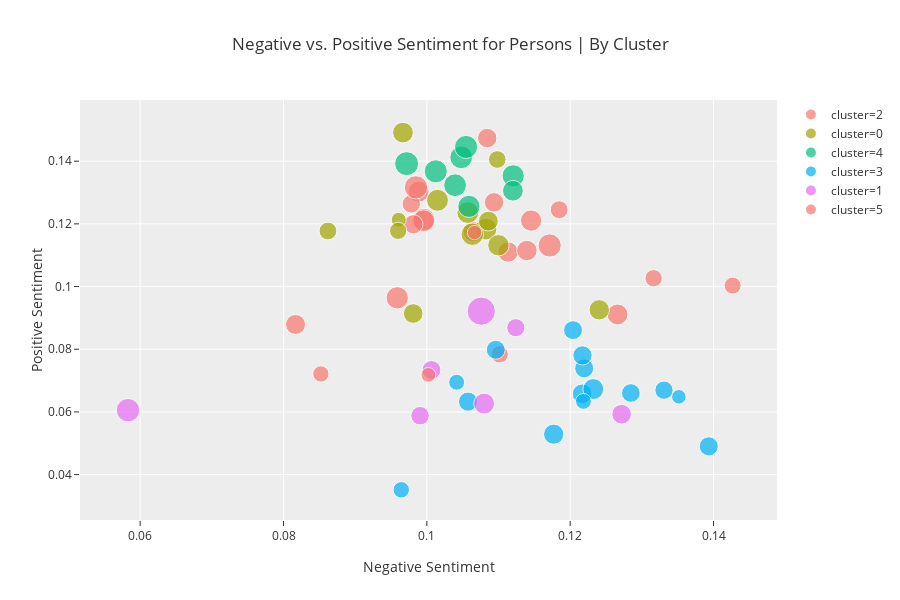

The code cell stored with this chart in its notebook:
### Markdown cell above
Redo charts, except coded by clusters!

### Code cell
px.scatter(data_frame=persons_cluster.reset_index()
           ,x='neg'
           ,y='pos'
           ,size='comment_length'
           ,color='cluster'
           ,template='ggplot2'
           ,title='Negative vs. Positive Sentiment for Persons | By Cluster'
           ,hover_name='person'
           ,labels={"neg":"Negative Sentiment"
                    ,"pos":"Positive Sentiment"
                    ,"comment_length":"Avg Comment Char Length"
                   }
#            ,color_discrete_map={'got':'orange','dems': 'blue'}
          )

### Figure 1 — Plotly figure (JSON) as saved in the notebook; plotly's stock layout.template omitted (floating-point values rounded to 4 significant figures)
{"data": [{"hoverlabel": {"namelength": 0}, "hovertemplate": "<b>%{hovertext}</b><br><br>cluster=2<br>Negative Sentiment=%{x}<br>Positive Sentiment=%{y}<br>Avg Comment Char Length=%{marker.size}", "hovertext": ["bran", "arya", "brienne", "theon", "hound", "mountain", "robb", "melisandre", "bronn", "gilly", "ramsey", "ned", "catelyn", "tormund", "robert", "tommen", "margaery", "oberyn", "jaqen", "ygritte"], "legendgroup": "cluster=2", "marker": {"color": "#F8766D", "size": [831.9, 738.8, 898.9, 755.3, 628.3, 560.3, 902.6, 825.5, 694.8, 502.4, 629.9, 681.0, 698.2, 726.2, 792.3, 614.8, 481.6, 534.2, 668.4, 500.2], "sizemode": "area", "sizeref": 3.327, "symbol": "circle"}, "mode": "markers", "name": "cluster=2", "showlegend": true, "type": "scatter", "uid": "bfac26f9-3224-4e5c-8619-03d5044bd786", "x": [0.09587, 0.09885, 0.1171, 0.1145, 0.1094, 0.09783, 0.09848, 0.09959, 0.1113, 0.1102, 0.1084, 0.1065, 0.114, 0.1266, 0.09955, 0.09811, 0.1427, 0.1185, 0.08168, 0.1316], "xaxis": "x", "y": [0.09641, 0.1303, 0.1131, 0.121, 0.1269, 0.1264, 0.1317, 0.1214, 0.111, 0.07838, 0.1474, 0.1175, 0.1115, 0.09111, 0.121, 0.1199, 0.1003, 0.1245, 0.08789, 0.1027], "yaxis": "y"}, {"hoverlabel": {"namelength": 0}, "hovertemplate": "<b>%{hovertext}</b><br><br>cluster=0<br>Negative Sentiment=%{x}<br>Positive Sentiment=%{y}<br>Avg Comment Char Length=%{marker.size}", "hovertext": ["jon", "davos", "doran", "tyrion", "sansa", "stannis", "varys", "littlefinger", "joffrey", "gendry", "grey worm", "night_king", "mance"], "legendgroup": "cluster=0", "marker": {"color": "#A3A500", "size": [797.0, 692.8, 532.2, 803.1, 837.0, 653.4, 800.3, 765.3, 520.9, 643.9, 717.2, 371.2, 493.2], "sizemode": "area", "sizeref": 3.327, "symbol": "circle"}, "mode": "markers", "name": "cluster=0", "showlegend": true, "type": "scatter", "uid": "395f0499-9be8-4895-8106-48c6e30aa7cf", "x": [0.1057, 0.124, 0.0862, 0.1082, 0.1063, 0.1086, 0.1015, 0.11, 0.1098, 0.0981, 0.09667, 0.09608, 0.09599], "xaxis": "x", "y": [0.1236, 0.09258, 0.1177, 0.1183, 0.1167, 0.1209, 0.1275, 0.1132, 0.1405, 0.0914, 0.1491, 0.1213, 0.1178], "yaxis": "y"}, {"hoverlabel": {"namelength": 0}, "hovertemplate": "<b>%{hovertext}</b><br><br>cluster=4<br>Negative Sentiment=%{x}<br>Positive Sentiment=%{y}<br>Avg Comment Char Length=%{marker.size}", "hovertext": ["dany", "cersei", "jamie", "jorah", "dragons", "missandei", "viserys", "euron"], "legendgroup": "cluster=4", "marker": {"color": "#00BF7D", "size": [887.9, 865.0, 822.1, 715.5, 863.3, 891.2, 821.7, 958.5], "sizemode": "area", "sizeref": 3.327, "symbol": "circle"}, "mode": "markers", "name": "cluster=4", "showlegend": true, "type": "scatter", "uid": "26de24bd-1ee7-48ad-a236-4c178755a153", "x": [0.1012, 0.1048, 0.112, 0.112, 0.1039, 0.1055, 0.1059, 0.09718], "xaxis": "x", "y": [0.1368, 0.1412, 0.1353, 0.1306, 0.1323, 0.1445, 0.1256, 0.1392], "yaxis": "y"}, {"hoverlabel": {"namelength": 0}, "hovertemplate": "<b>%{hovertext}</b><br><br>cluster=3<br>Negative Sentiment=%{x}<br>Positive Sentiment=%{y}<br>Avg Comment Char Length=%{marker.size}", "hovertext": ["samwell", "harris", "buttigieg", "hickenlooper", "warren", "booker", "inslee", "castro", "sanders", "bullock", "messam", "o'rourke", "bennet", "moulton", "swalwell"], "legendgroup": "cluster=3", "marker": {"color": "#00B0F6", "size": [591.8, 601.0, 646.7, 423.9, 579.5, 611.5, 606.8, 598.2, 617.3, 352.9, 449.8, 729.1, 682.3, 420.0, 554.8], "sizemode": "area", "sizeref": 3.327, "symbol": "circle"}, "mode": "markers", "name": "cluster=3", "showlegend": true, "type": "scatter", "uid": "78758a8e-a8c1-4c04-be31-ea7981585f93", "x": [0.1204, 0.122, 0.1217, 0.1042, 0.1285, 0.1057, 0.1393, 0.1096, 0.1217, 0.1352, 0.09643, 0.1232, 0.1177, 0.1218, 0.1331], "xaxis": "x", "y": [0.0861, 0.0739, 0.06577, 0.06946, 0.06603, 0.06328, 0.049, 0.07982, 0.07803, 0.06481, 0.03514, 0.06729, 0.05288, 0.06336, 0.06693], "yaxis": "y"}, {"hoverlabel": {"namelength": 0}, "hovertemplate": "<b>%{hovertext}</b><br><br>cluster=1<br>Negative Sentiment=%{x}<br>Positive Sentiment=%{y}<br>Avg Comment Char Length=%{marker.size}", "hovertext": ["hodor", "biden", "gillibrand", "klobuchar", "gabbard", "delaney", "yang"], "legendgroup": "cluster=1", "marker": {"color": "#E76BF3", "size": [917.2, 550.9, 727.3, 570.3, 1331.0, 592.2, 641.2], "sizemode": "area", "sizeref": 3.327, "symbol": "circle"}, "mode": "markers", "name": "cluster=1", "showlegend": true, "type": "scatter", "uid": "4b2b6ebf-c0fa-43bb-8dad-71144416b06b", "x": [0.0583, 0.1124, 0.108, 0.09905, 0.1076, 0.1006, 0.1272], "xaxis": "x", "y": [0.06056, 0.08687, 0.06266, 0.05879, 0.09215, 0.07338, 0.05926], "yaxis": "y"}, {"hoverlabel": {"namelength": 0}, "hovertemplate": "<b>%{hovertext}</b><br><br>cluster=5<br>Negative Sentiment=%{x}<br>Positive Sentiment=%{y}<br>Avg Comment Char Length=%{marker.size}", "hovertext": ["de blasio", "gravel", "williamson"], "legendgroup": "cluster=5", "marker": {"color": "#F8766D", "size": [365.4, 342.6, 443.6], "sizemode": "area", "sizeref": 3.327, "symbol": "circle"}, "mode": "markers", "name": "cluster=5", "showlegend": true, "type": "scatter", "uid": "bf39cc4e-a766-4f22-995d-4e7787e3fe8b", "x": [0.1002, 0.1067, 0.08521], "xaxis": "x", "y": [0.07181, 0.1172, 0.07212], "yaxis": "y"}], "layout": {"grid": {"xaxes": ["x"], "xgap": 0.1, "xside": "bottom", "yaxes": ["y"], "ygap": 0.1, "yside": "left"}, "height": 600, "legend": {"itemsizing": "constant", "tracegroupgap": 0}, "title": {"text": "Negative vs. Positive Sentiment for Persons | By Cluster"}, "xaxis": {"title": {"text": "Negative Sentiment"}}, "yaxis": {"title": {"text": "Positive Sentiment"}}}}
